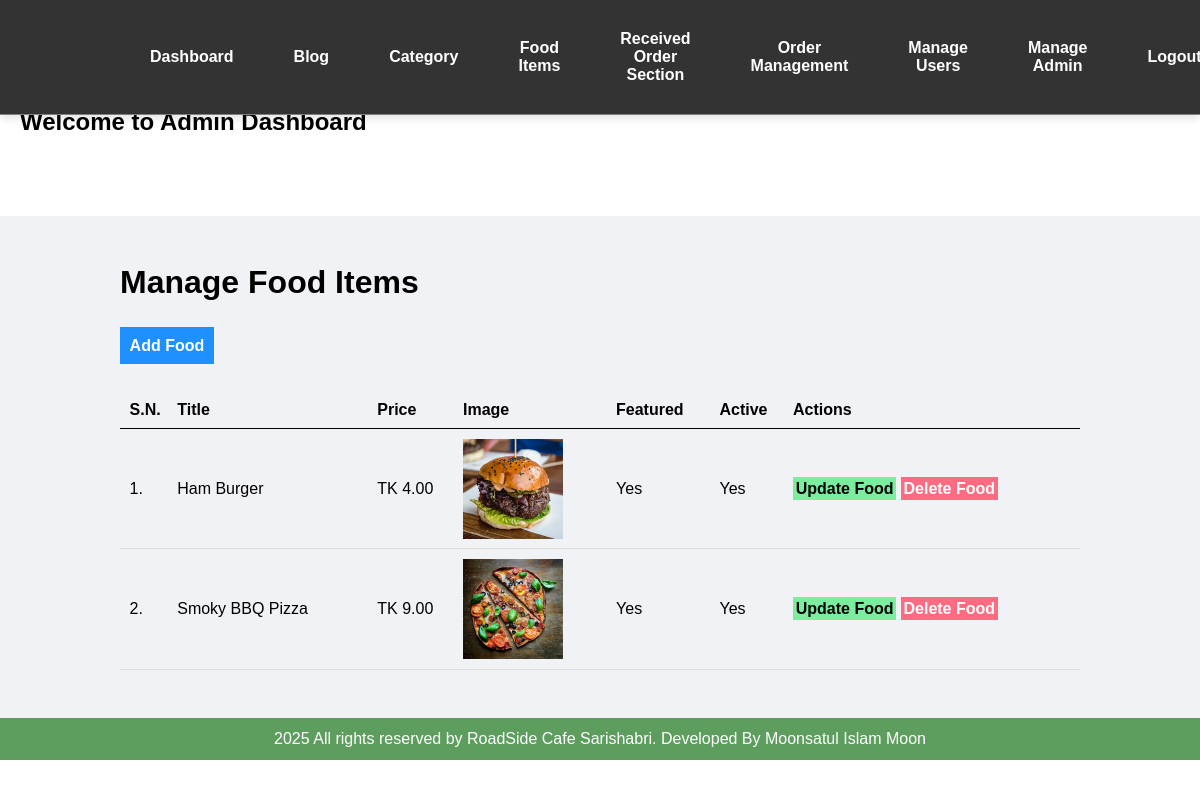
The app's page /admin/manage-food.php (signed in) with its own data.
### tables this page shows
CREATE TABLE `tbl_food` (
  `id` int(10) UNSIGNED NOT NULL,
  `title` varchar(100) NOT NULL,
  `description` text NOT NULL,
  `price` decimal(10,2) NOT NULL,
  `image_name` varchar(255) NOT NULL,
  `category_id` int(10) UNSIGNED NOT NULL,
  `featured` varchar(10) NOT NULL,
  `active` varchar(10) NOT NULL,
  `offer_price` decimal(10,2) NOT NULL DEFAULT 0.00
);

### admin/manage-food.php (the view, shortened to what this page needs)
<?php include('partials/menu.php'); ?>
<div class="main-content">
    <div class="wrapper">
        <h1>Manage Food Items</h1>
        <br /><br />
                <a href="<?php echo SITEURL; ?>admin/add-food.php" class="btn-primary">Add Food</a>
                <br /><br /><br />
                <table class="tbl-full">
                    <tr>
                        <th>S.N.</th>
                        <th>Title</th>
                        <th>Price</th>
                        <th>Image</th>
                        <th>Featured</th>
                        <th>Active</th>
                        <th>Actions</th>
                    </tr>
                    <?php
                        $sql = "SELECT * FROM tbl_food";
                        $res = mysqli_query($conn, $sql);
                        $count = mysqli_num_rows($res);
                        $sn=1;
                        if($count>0)
                        {
                            while($row=mysqli_fetch_assoc($res))
                            {
                                $id = $row['id'];
                                $title = $row['title'];
                                $price = $row['price'];
                                $image_name = $row['image_name'];
                                $featured = $row['featured'];
                                $active = $row['active'];
                                ?>
                                <tr>
                                    <td><?php echo $sn++; ?>. </td>
                                    <td><?php echo $title; ?></td>
                                    <td>TK <?php echo $price; ?></td>
                                    <td>
                                        <?php
                                            if($image_name=="")
                                            {
                                                echo "<div class='error'>Image not Added.</div>";
                                            }
                                            else
                                            {
                                                ?>
                                                <img src="<?php echo SITEURL; ?>images/food/<?php echo $image_name; ?>" width="100px">
                                                <?php
                                            }
                                        ?>
                                    </td>
                                    <td><?php echo $featured; ?></td>
                                    <td><?php echo $active; ?></td>
                                    <td>
                                        <a href="<?php echo SITEURL; ?>admin/update-food.php?id=<?php echo $id; ?>" class="btn-secondary">Update Food</a>
                                        <a href="<?php echo SITEURL; ?>admin/delete-food.php?id=<?php echo $id; ?>&image_name=<?php echo $image_name; ?>" class="btn-danger">Delete Food</a>
                                    </td>
                                </tr>
                                <?php
                            }
                        }
                        else
                        {
                            echo "<tr> <td colspan='7' class='error'> Food not Added Yet. </td> </tr>";
                        }
                    ?>
                </table>
    </div>
</div>
<?php include('partials/footer.php'); ?>

### css/admin.css (style rules this page uses)
* { margin: 0; padding: 0; font-family: Arial, Helvetica, sans-serif; }
.wrapper { padding: 1%; width: 80%; margin: 0 auto; }
.tbl-full { width: 100%; }
table { border-collapse: collapse; width: 100%; }
th, td { padding: 8px; text-align: left; border-bottom: 1px solid #ddd; }
table tr th { border-bottom: 1px solid black; padding: 1%; text-align: left; }
table tr td { padding: 1%; }
.btn-primary { background-color: #1e90ff; padding: 1%; color: white; text-decoration: none; font-weight: bold; }
.btn-secondary { background-color: #7bed9f; padding: 1%; color: black; text-decoration: none; font-weight: bold; }
.btn-danger { background-color: #ff6b81; padding: 1%; color: white; text-decoration: none; font-weight: bold; }
.main-content { background-color: #f1f2f6; padding: 3% 0; }

### records on screen
tbl_food: title "Ham Burger", price "4.00", image_name (picture), featured "Yes", active "Yes"
tbl_food: title "Smoky BBQ Pizza", price "9.00", image_name (picture), featured "Yes", active "Yes"
